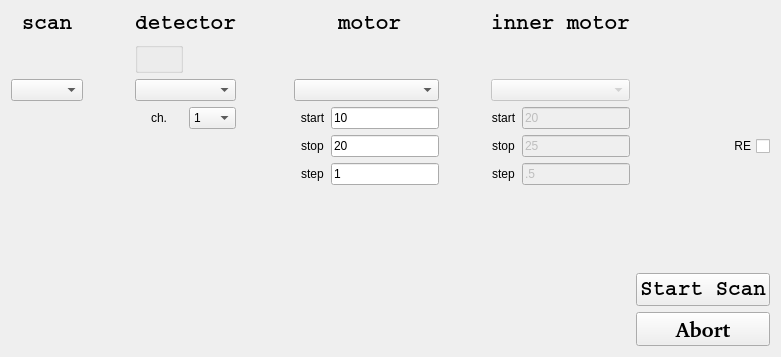
      <widget class="QWidget" name="layoutWidget">
       <property name="geometry">
        <rect>
         <x>550</x>
         <y>450</y>
         <width>781</width>
         <height>339</height>
        </rect>
       </property>
       <layout class="QGridLayout" name="gridLayout">
        <item row="5" column="9">
         <widget class="QLabel" name="step_lbl_2">
          <property name="text">
           <string>step</string>
          </property>
          <property name="alignment">
           <set>Qt::AlignCenter</set>
          </property>
         </widget>
        </item>
        <item row="2" column="5" colspan="3">
         <widget class="QComboBox" name="comboBox_motor"/>
        </item>
        <item row="2" column="11">
         <spacer name="horizontalSpacer_5">
          <property name="orientation">
           <enum>Qt::Horizontal</enum>
          </property>
          <property name="sizeHint" stdset="0">
           <size>
            <width>87</width>
            <height>20</height>
           </size>
          </property>
         </spacer>
        </item>
        <item row="3" column="2">
         <widget class="QLabel" name="ch_lbl">
          <property name="text">
           <string>ch.</string>
          </property>
          <property name="alignment">
           <set>Qt::AlignCenter</set>
          </property>
         </widget>
        </item>
        <item row="3" column="3">
         <widget class="QComboBox" name="comboBox_ch">
          <item>
           <property name="text">
            <string>1</string>
           </property>
          </item>
          <item>
           <property name="text">
            <string>2</string>
           </property>
          </item>
          <item>
           <property name="text">
            <string>3</string>
           </property>
          </item>
          <item>
           <property name="text">
            <string>4</string>
           </property>
          </item>
         </widget>
        </item>
        <item row="3" column="6">
         <widget class="QLabel" name="start_lbl">
          <property name="text">
           <string>start</string>
          </property>
          <property name="alignment">
           <set>Qt::AlignCenter</set>
          </property>
         </widget>
        </item>
        <item row="3" column="7">
         <widget class="QLineEdit" name="lineEdit_start">
          <property name="text">
           <string>10</string>
          </property>
         </widget>
        </item>
        <item row="3" column="9">
         <widget class="QLabel" name="start_lbl_2">
          <property name="text">
           <string>start</string>
          </property>
          <property name="alignment">
           <set>Qt::AlignCenter</set>
          </property>
         </widget>
        </item>
        <item row="4" column="7">
         <widget class="QLineEdit" name="lineEdit_stop">
          <property name="text">
           <string>20</string>
          </property>
         </widget>
        </item>
        <item row="3" column="10">
         <widget class="QLineEdit" name="lineEdit_start_2">
          <property name="enabled">
           <bool>false</bool>
          </property>
          <property name="text">
           <string>20</string>
          </property>
         </widget>
        </item>
        <item row="4" column="6">
         <widget class="QLabel" name="stop_lbl">
          <property name="text">
           <string>stop</string>
          </property>
          <property name="alignment">
           <set>Qt::AlignCenter</set>
          </property>
         </widget>
        </item>
        <item row="4" column="9">
         <widget class="QLabel" name="stop_lbl_2">
          <property name="text">
           <string>stop</string>
          </property>
          <property name="alignment">
           <set>Qt::AlignCenter</set>
          </property>
         </widget>
        </item>
        <item row="4" column="10">
         <widget class="QLineEdit" name="lineEdit_stop_2">
          <property name="enabled">
           <bool>false</bool>
          </property>
          <property name="text">
           <string>25</string>
          </property>
         </widget>
        </item>
        <item row="5" column="7">
         <widget class="QLineEdit" name="lineEdit_step">
          <property name="text">
           <string>1</string>
          </property>
         </widget>
        </item>
        <item row="4" column="11">
         <widget class="QCheckBox" name="checkBox_re">
          <property name="statusTip">
           <string>run engine option</string>
          </property>
          <property name="whatsThis">
           <string>select run engine</string>
          </property>
          <property name="layoutDirection">
           <enum>Qt::RightToLeft</enum>
          </property>
          <property name="text">
           <string>RE</string>
          </property>
         </widget>
        </item>
        <item row="5" column="6">
         <widget class="QLabel" name="step_lbl">
          <property name="text">
           <string>step</string>
          </property>
          <property name="alignment">
           <set>Qt::AlignCenter</set>
          </property>
         </widget>
        </item>
        <item row="5" column="8" rowspan="2">
         <spacer name="horizontalSpacer_4">
          <property name="orientation">
           <enum>Qt::Horizontal</enum>
          </property>
          <property name="sizeHint" stdset="0">
           <size>
            <width>17</width>
            <height>20</height>
           </size>
          </property>
         </spacer>
        </item>
        <item row="0" column="9" colspan="2">
         <widget class="QLabel" name="start_lbl_5">
          <property name="font">
           <font>
            <family>Courier</family>
            <pointsize>16</pointsize>
            <weight>75</weight>
            <bold>true</bold>
           </font>
          </property>
          <property name="text">
           <string>inner motor</string>
          </property>
          <property name="alignment">
           <set>Qt::AlignCenter</set>
          </property>
         </widget>
        </item>
        <item row="2" column="9" colspan="2">
         <widget class="QComboBox" name="comboBox_motor_2">
          <property name="enabled">
           <bool>false</bool>
          </property>
         </widget>
        </item>
        <item row="7" column="11">
         <widget class="QPushButton" name="pushButton_startscan">
          <property name="font">
           <font>
            <family>Courier</family>
            <pointsize>16</pointsize>
            <weight>75</weight>
            <bold>true</bold>
           </font>
          </property>
          <property name="text">
           <string>Start Scan</string>
          </property>
         </widget>
        </item>
        <item row="6" column="4">
         <spacer name="horizontalSpacer_7">
          <property name="orientation">
           <enum>Qt::Horizontal</enum>
          </property>
          <property name="sizeHint" stdset="0">
           <size>
            <width>13</width>
            <height>76</height>
           </size>
          </property>
         </spacer>
        </item>
        <item row="2" column="0">
         <widget class="QComboBox" name="comboBox_scan"/>
        </item>
        <item row="8" column="11">
         <widget class="QPushButton" name="pushButton_abort">
          <property name="font">
           <font>
            <family>Courier [ibm]</family>
            <pointsize>16</pointsize>
            <weight>75</weight>
            <bold>true</bold>
           </font>
          </property>
          <property name="text">
           <string>Abort</string>
          </property>
         </widget>
        </item>
        <item row="0" column="8" rowspan="5">
         <spacer name="verticalSpacer_3">
          <property name="orientation">
           <enum>Qt::Vertical</enum>
          </property>
          <property name="sizeHint" stdset="0">
           <size>
            <width>20</width>
            <height>97</height>
           </size>
          </property>
         </spacer>
        </item>
        <item row="0" column="2" colspan="2">
         <widget class="QLabel" name="start_lbl_3">
          <property name="font">
           <font>
            <family>Courier</family>
            <pointsize>16</pointsize>
            <weight>75</weight>
            <bold>true</bold>
           </font>
          </property>
          <property name="text">
           <string>detector</string>
          </property>
          <property name="alignment">
           <set>Qt::AlignCenter</set>
          </property>
         </widget>
        </item>
        <item row="5" column="10">
         <widget class="QLineEdit" name="lineEdit_step_2">
          <property name="enabled">
           <bool>false</bool>
          </property>
          <property name="text">
           <string>.5</string>
          </property>
         </widget>
        </item>
        <item row="0" column="0">
         <widget class="QLabel" name="scan_lbl">
          <property name="font">
           <font>
            <family>Courier</family>
            <pointsize>16</pointsize>
            <weight>75</weight>
            <italic>false</italic>
            <bold>true</bold>
           </font>
          </property>
          <property name="text">
           <string>scan</string>
          </property>
          <property name="alignment">
           <set>Qt::AlignCenter</set>
          </property>
         </widget>
        </item>
        <item row="2" column="2" colspan="2">
         <widget class="QComboBox" name="comboBox_detector"/>
        </item>
        <item row="0" column="1" rowspan="6">
         <spacer name="verticalSpacer">
          <property name="orientation">
           <enum>Qt::Vertical</enum>
          </property>
          <property name="sizeHint" stdset="0">
           <size>
            <width>20</width>
            <height>147</height>
           </size>
          </property>
         </spacer>
        </item>
        <item row="0" column="4" rowspan="6" colspan="2">
         <spacer name="verticalSpacer_2">
          <property name="orientation">
           <enum>Qt::Vertical</enum>
          </property>
          <property name="sizeHint" stdset="0">
           <size>
            <width>20</width>
            <height>157</height>
           </size>
          </property>
         </spacer>
        </item>
        <item row="6" column="1">
         <spacer name="horizontalSpacer_3">
          <property name="orientation">
           <enum>Qt::Horizontal</enum>
          </property>
          <property name="sizeHint" stdset="0">
           <size>
            <width>17</width>
            <height>20</height>
           </size>
          </property>
         </spacer>
        </item>
        <item row="1" column="2">
         <widget class="QGroupBox" name="groupBox_scan">
          <property name="title">
           <string/>
          </property>
         </widget>
        </item>
        <item row="0" column="6" colspan="2">
         <widget class="QLabel" name="start_lbl_4">
          <property name="font">
           <font>
            <family>Courier</family>
            <pointsize>16</pointsize>
            <weight>75</weight>
            <bold>true</bold>
           </font>
          </property>
          <property name="text">
           <string>motor</string>
          </property>
          <property name="alignment">
           <set>Qt::AlignCenter</set>
          </property>
         </widget>
        </item>
       </layout>
      </widget>
